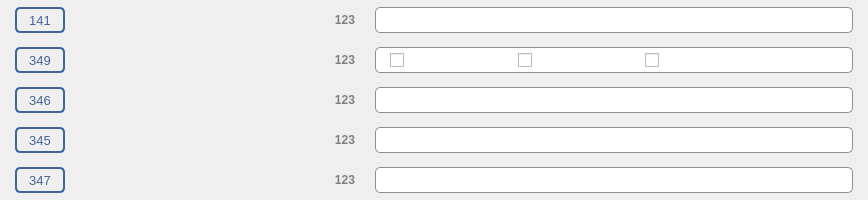
<?xml version="1.0" encoding="UTF-8"?>
<ui version="4.0">
 <class>AttributeLayer</class>
 <widget class="QWidget" name="AttributeLayer">
  <property name="geometry">
   <rect>
    <x>0</x>
    <y>0</y>
    <width>868</width>
    <height>200</height>
   </rect>
  </property>
  <layout class="QVBoxLayout" name="verticalLayout">
   <property name="spacing">
    <number>0</number>
   </property>
   <property name="leftMargin">
    <number>0</number>
   </property>
   <property name="topMargin">
    <number>0</number>
   </property>
   <property name="rightMargin">
    <number>0</number>
   </property>
   <property name="bottomMargin">
    <number>0</number>
   </property>
   <item>
    <widget class="QWidget" name="line_141" native="true">
     <property name="minimumSize">
      <size>
       <width>0</width>
       <height>40</height>
      </size>
     </property>
     <property name="focusPolicy">
      <enum>Qt::ClickFocus</enum>
     </property>
     <layout class="QHBoxLayout" name="horizontalLayout">
      <property name="spacing">
       <number>10</number>
      </property>
      <property name="leftMargin">
       <number>15</number>
      </property>
      <property name="topMargin">
       <number>7</number>
      </property>
      <property name="rightMargin">
       <number>15</number>
      </property>
      <property name="bottomMargin">
       <number>7</number>
      </property>
      <item>
       <widget class="QLabel" name="num_141">
        <property name="minimumSize">
         <size>
          <width>50</width>
          <height>26</height>
         </size>
        </property>
        <property name="maximumSize">
         <size>
          <width>50</width>
          <height>26</height>
         </size>
        </property>
        <property name="font">
         <font>
          <family>Segoe UI</family>
          <pointsize>10</pointsize>
         </font>
        </property>
        <property name="toolTip">
         <string>Attribut Allplan</string>
        </property>
        <property name="styleSheet">
         <string notr="true">QLabel{border: 2px solid #416596; border-radius: 5px; color: #416596; }</string>
        </property>
        <property name="text">
         <string notr="true">141</string>
        </property>
        <property name="alignment">
         <set>Qt::AlignCenter</set>
        </property>
       </widget>
      </item>
      <item>
       <widget class="QLabel" name="name_141">
        <property name="minimumSize">
         <size>
          <width>240</width>
          <height>26</height>
         </size>
        </property>
        <property name="maximumSize">
         <size>
          <width>240</width>
          <height>26</height>
         </size>
        </property>
        <property name="font">
         <font>
          <family>Segoe UI</family>
          <pointsize>10</pointsize>
          <weight>75</weight>
          <bold>true</bold>
         </font>
        </property>
       </widget>
      </item>
      <item>
       <widget class="QLabel" name="type_141">
        <property name="minimumSize">
         <size>
          <width>40</width>
          <height>26</height>
         </size>
        </property>
        <property name="maximumSize">
         <size>
          <width>40</width>
          <height>26</height>
         </size>
        </property>
        <property name="font">
         <font>
          <family>Segoe UI</family>
          <pointsize>9</pointsize>
          <weight>75</weight>
          <bold>true</bold>
         </font>
        </property>
        <property name="toolTip">
         <string>Nombre entier</string>
        </property>
        <property name="styleSheet">
         <string notr="true">QLabel{color: grey; }</string>
        </property>
        <property name="text">
         <string notr="true">123</string>
        </property>
        <property name="alignment">
         <set>Qt::AlignCenter</set>
        </property>
       </widget>
      </item>
      <item>
       <widget class="QWidget" name="group_141" native="true">
        <layout class="QHBoxLayout" name="layer_layer">
         <property name="spacing">
          <number>0</number>
         </property>
         <property name="leftMargin">
          <number>0</number>
         </property>
         <property name="topMargin">
          <number>0</number>
         </property>
         <property name="rightMargin">
          <number>0</number>
         </property>
         <property name="bottomMargin">
          <number>0</number>
         </property>
         <item>
          <widget class="QComboBox" name="value_141">
           <property name="minimumSize">
            <size>
             <width>100</width>
             <height>26</height>
            </size>
           </property>
           <property name="maximumSize">
            <size>
             <width>16777215</width>
             <height>26</height>
            </size>
           </property>
           <property name="font">
            <font>
             <family>Segoe UI</family>
             <pointsize>10</pointsize>
            </font>
           </property>
           <property name="focusPolicy">
            <enum>Qt::StrongFocus</enum>
           </property>
           <property name="styleSheet">
            <string notr="true">QComboBox { border: 1px solid #8f8f91; border-right-width: 0px; padding-right: 1px; border-top-left-radius:5px; border-bottom-left-radius:5px; padding-left: 5px; }
QComboBox::drop-down{width: 27px; padding-left: 1px; padding-right: 1px; background-color: #FFFFFF; }
QComboBox::drop-down:hover{border: 1px solid #8f8f91; border-top-width: 0px; border-bottom-width: 0px; padding: 0px; background-color: qlineargradient(spread:pad, x1:0, y1:0, x2:0, y2:1, stop:0 #F8F8F8, stop:1 #8FADCC); }
QComboBox::drop-down:pressed{border: 1px solid #8f8f91; border-top-width: 0px; border-bottom-width: 0px; padding: 0px; background-color: qlineargradient(spread:pad, x1:0, y1:0, x2:0, y2:1, stop:0 #8FADCC, stop:1 #F8F8F8); }
QComboBox::down-arrow {image: url(:/Images/spin_down.svg); width: 12px; height: 12px; }
QComboBox QAbstractItemView{background-color:#FFFFFF; }
QFontComboBox QAbstractItemView::item:hover {background: #BAD0E7; }</string>
           </property>
           <property name="editable">
            <bool>true</bool>
           </property>
           <property name="sizeAdjustPolicy">
            <enum>QComboBox::AdjustToMinimumContentsLengthWithIcon</enum>
           </property>
          </widget>
         </item>
         <item>
          <widget class="QLabel" name="index_141">
           <property name="minimumSize">
            <size>
             <width>40</width>
             <height>26</height>
            </size>
           </property>
           <property name="maximumSize">
            <size>
             <width>40</width>
             <height>26</height>
            </size>
           </property>
           <property name="font">
            <font>
             <family>Segoe UI</family>
             <pointsize>9</pointsize>
             <weight>75</weight>
             <bold>true</bold>
            </font>
           </property>
           <property name="toolTip">
            <string>Index de l'élément choisi</string>
           </property>
           <property name="styleSheet">
            <string notr="true">QLabel{border: 1px solid #8f8f91; border-left-width: 0px; padding-left: 1px; border-right-width: 0px; padding-right: 1px; color: grey; background-color:#FFFFFF; }</string>
           </property>
           <property name="alignment">
            <set>Qt::AlignCenter</set>
           </property>
          </widget>
         </item>
         <item>
          <widget class="QPushButton" name="lock_141">
           <property name="minimumSize">
            <size>
             <width>40</width>
             <height>26</height>
            </size>
           </property>
           <property name="maximumSize">
            <size>
             <width>40</width>
             <height>26</height>
            </size>
           </property>
           <property name="font">
            <font>
             <family>Segoe UI</family>
             <pointsize>10</pointsize>
            </font>
           </property>
           <property name="toolTip">
            <string>Liste des layers</string>
           </property>
           <property name="styleSheet">
            <string notr="true">QPushButton{border: 1px solid #8f8f91; border-left-width: 0px; padding-left: 1px;  border-top-right-radius: 5px ; border-bottom-right-radius: 5px; background-color:#FFFFFF; }
QPushButton:hover{border-left-width: 1px; padding: 0px; background-color: qlineargradient(spread:pad, x1:0, y1:0, x2:0, y2:1, stop:0 #F8F8F8, stop:1 #8FADCC); }
QPushButton:pressed{border-left-width: 1px; padding: 0px; background-color: qlineargradient(spread:pad, x1:0, y1:0, x2:0, y2:1, stop:0 #8FADCC, stop:1 #F8F8F8); }</string>
           </property>
           <property name="text">
            <string/>
           </property>
           <property name="icon">
            <iconset resource="../icones/icons.qrc">
             <normaloff>:/Images/layer.png</normaloff>:/Images/layer.png</iconset>
           </property>
           <property name="iconSize">
            <size>
             <width>16</width>
             <height>16</height>
            </size>
           </property>
           <property name="flat">
            <bool>true</bool>
           </property>
          </widget>
         </item>
        </layout>
       </widget>
      </item>
     </layout>
    </widget>
   </item>
   <item>
    <widget class="QWidget" name="line_349" native="true">
     <property name="minimumSize">
      <size>
       <width>0</width>
       <height>40</height>
      </size>
     </property>
     <property name="focusPolicy">
      <enum>Qt::ClickFocus</enum>
     </property>
     <layout class="QHBoxLayout" name="horizontalLayout_2">
      <property name="spacing">
       <number>10</number>
      </property>
      <property name="leftMargin">
       <number>15</number>
      </property>
      <property name="topMargin">
       <number>7</number>
      </property>
      <property name="rightMargin">
       <number>15</number>
      </property>
      <property name="bottomMargin">
       <number>7</number>
      </property>
      <item>
       <widget class="QLabel" name="num_349">
        <property name="minimumSize">
         <size>
          <width>50</width>
          <height>26</height>
         </size>
        </property>
        <property name="maximumSize">
         <size>
          <width>50</width>
          <height>26</height>
         </size>
        </property>
        <property name="font">
         <font>
          <family>Segoe UI</family>
          <pointsize>10</pointsize>
         </font>
        </property>
        <property name="toolTip">
         <string>Attribut Allplan</string>
        </property>
        <property name="styleSheet">
         <string notr="true">QLabel{border: 2px solid #416596; border-radius: 5px; color: #416596; }</string>
        </property>
        <property name="text">
         <string notr="true">349</string>
        </property>
        <property name="alignment">
         <set>Qt::AlignCenter</set>
        </property>
       </widget>
      </item>
      <item>
       <widget class="QLabel" name="name_349">
        <property name="minimumSize">
         <size>
          <width>240</width>
          <height>26</height>
         </size>
        </property>
        <property name="maximumSize">
         <size>
          <width>240</width>
          <height>26</height>
         </size>
        </property>
        <property name="font">
         <font>
          <family>Segoe UI</family>
          <pointsize>10</pointsize>
          <weight>75</weight>
          <bold>true</bold>
         </font>
        </property>
       </widget>
      </item>
      <item>
       <widget class="QLabel" name="type_349">
        <property name="minimumSize">
         <size>
          <width>40</width>
          <height>26</height>
         </size>
        </property>
        <property name="maximumSize">
         <size>
          <width>40</width>
          <height>26</height>
         </size>
        </property>
        <property name="font">
         <font>
          <family>Segoe UI</family>
          <pointsize>9</pointsize>
          <weight>75</weight>
          <bold>true</bold>
         </font>
        </property>
        <property name="toolTip">
         <string>Nombre entier</string>
        </property>
        <property name="styleSheet">
         <string notr="true">QLabel{color: grey; }</string>
        </property>
        <property name="text">
         <string notr="true">123</string>
        </property>
        <property name="alignment">
         <set>Qt::AlignCenter</set>
        </property>
       </widget>
      </item>
      <item>
       <widget class="QWidget" name="group_349" native="true">
        <property name="styleSheet">
         <string notr="true">QWidget#group_349 {border: 1px solid #8f8f91; border-radius:5px; background-color:#FFFFFF}</string>
        </property>
        <layout class="QHBoxLayout" name="horizontalLayout_5">
         <property name="spacing">
          <number>0</number>
         </property>
         <property name="leftMargin">
          <number>15</number>
         </property>
         <property name="topMargin">
          <number>0</number>
         </property>
         <property name="rightMargin">
          <number>0</number>
         </property>
         <property name="bottomMargin">
          <number>0</number>
         </property>
         <item>
          <widget class="QCheckBox" name="value_349_stroke">
           <property name="minimumSize">
            <size>
             <width>0</width>
             <height>26</height>
            </size>
           </property>
           <property name="maximumSize">
            <size>
             <width>16777215</width>
             <height>26</height>
            </size>
           </property>
           <property name="font">
            <font>
             <family>Segoe UI</family>
             <pointsize>10</pointsize>
             <weight>75</weight>
             <bold>true</bold>
            </font>
           </property>
           <property name="toolTip">
            <string>Plume</string>
           </property>
           <property name="text">
            <string/>
           </property>
           <property name="icon">
            <iconset resource="../icones/icons.qrc">
             <normaloff>:/Images/pen.svg</normaloff>:/Images/pen.svg</iconset>
           </property>
           <property name="iconSize">
            <size>
             <width>18</width>
             <height>18</height>
            </size>
           </property>
          </widget>
         </item>
         <item>
          <widget class="QCheckBox" name="value_349_pen">
           <property name="minimumSize">
            <size>
             <width>0</width>
             <height>26</height>
            </size>
           </property>
           <property name="maximumSize">
            <size>
             <width>16777215</width>
             <height>26</height>
            </size>
           </property>
           <property name="font">
            <font>
             <family>Segoe UI</family>
             <pointsize>10</pointsize>
             <weight>75</weight>
             <bold>true</bold>
            </font>
           </property>
           <property name="toolTip">
            <string>Trait</string>
           </property>
           <property name="text">
            <string/>
           </property>
           <property name="icon">
            <iconset resource="../icones/icons.qrc">
             <normaloff>:/Images/line.svg</normaloff>:/Images/line.svg</iconset>
           </property>
           <property name="iconSize">
            <size>
             <width>18</width>
             <height>18</height>
            </size>
           </property>
          </widget>
         </item>
         <item>
          <widget class="QCheckBox" name="value_349_color">
           <property name="minimumSize">
            <size>
             <width>0</width>
             <height>26</height>
            </size>
           </property>
           <property name="maximumSize">
            <size>
             <width>16777215</width>
             <height>26</height>
            </size>
           </property>
           <property name="font">
            <font>
             <family>Segoe UI</family>
             <pointsize>10</pointsize>
             <weight>75</weight>
             <bold>true</bold>
            </font>
           </property>
           <property name="toolTip">
            <string>Couleur</string>
           </property>
           <property name="text">
            <string/>
           </property>
           <property name="icon">
            <iconset resource="../icones/icons.qrc">
             <normaloff>:/Images/color.png</normaloff>:/Images/color.png</iconset>
           </property>
           <property name="iconSize">
            <size>
             <width>18</width>
             <height>18</height>
            </size>
           </property>
          </widget>
         </item>
         <item>
          <widget class="QLabel" name="index_349">
           <property name="minimumSize">
            <size>
             <width>40</width>
             <height>26</height>
            </size>
           </property>
           <property name="maximumSize">
            <size>
             <width>40</width>
             <height>26</height>
            </size>
           </property>
           <property name="font">
            <font>
             <family>Segoe UI</family>
             <pointsize>9</pointsize>
             <weight>75</weight>
             <bold>true</bold>
            </font>
           </property>
           <property name="toolTip">
            <string>Index de l'élément choisi</string>
           </property>
           <property name="styleSheet">
            <string notr="true">QLabel{color: grey; }</string>
           </property>
           <property name="alignment">
            <set>Qt::AlignCenter</set>
           </property>
          </widget>
         </item>
         <item>
          <widget class="QLabel" name="title_349">
           <property name="minimumSize">
            <size>
             <width>40</width>
             <height>26</height>
            </size>
           </property>
           <property name="maximumSize">
            <size>
             <width>40</width>
             <height>26</height>
            </size>
           </property>
           <property name="font">
            <font>
             <family>Segoe UI</family>
             <pointsize>10</pointsize>
             <weight>75</weight>
             <bold>true</bold>
            </font>
           </property>
          </widget>
         </item>
        </layout>
       </widget>
      </item>
     </layout>
    </widget>
   </item>
   <item>
    <widget class="QWidget" name="line_346" native="true">
     <property name="minimumSize">
      <size>
       <width>0</width>
       <height>40</height>
      </size>
     </property>
     <property name="focusPolicy">
      <enum>Qt::ClickFocus</enum>
     </property>
     <layout class="QHBoxLayout" name="horizontalLayout_3">
      <property name="spacing">
       <number>10</number>
      </property>
      <property name="leftMargin">
       <number>15</number>
      </property>
      <property name="topMargin">
       <number>7</number>
      </property>
      <property name="rightMargin">
       <number>15</number>
      </property>
      <property name="bottomMargin">
       <number>7</number>
      </property>
      <item>
       <widget class="QLabel" name="num_346">
        <property name="minimumSize">
         <size>
          <width>50</width>
          <height>26</height>
         </size>
        </property>
        <property name="maximumSize">
         <size>
          <width>50</width>
          <height>26</height>
         </size>
        </property>
        <property name="font">
         <font>
          <family>Segoe UI</family>
          <pointsize>10</pointsize>
         </font>
        </property>
        <property name="toolTip">
         <string>Attribut Allplan</string>
        </property>
        <property name="styleSheet">
         <string notr="true">QLabel{border: 2px solid #416596; border-radius: 5px; color: #416596; }</string>
        </property>
        <property name="text">
         <string notr="true">346</string>
        </property>
        <property name="alignment">
         <set>Qt::AlignCenter</set>
        </property>
       </widget>
      </item>
      <item>
       <widget class="QLabel" name="name_346">
        <property name="minimumSize">
         <size>
          <width>240</width>
          <height>26</height>
         </size>
        </property>
        <property name="maximumSize">
         <size>
          <width>240</width>
          <height>26</height>
         </size>
        </property>
        <property name="font">
         <font>
          <family>Segoe UI</family>
          <pointsize>10</pointsize>
          <weight>75</weight>
          <bold>true</bold>
         </font>
        </property>
       </widget>
      </item>
      <item>
       <widget class="QLabel" name="type_346">
        <property name="minimumSize">
         <size>
          <width>40</width>
          <height>26</height>
         </size>
        </property>
        <property name="maximumSize">
         <size>
          <width>40</width>
          <height>26</height>
         </size>
        </property>
        <property name="font">
         <font>
          <family>Segoe UI</family>
          <pointsize>9</pointsize>
          <weight>75</weight>
          <bold>true</bold>
         </font>
        </property>
        <property name="toolTip">
         <string>Nombre entier</string>
        </property>
        <property name="styleSheet">
         <string notr="true">QLabel{color: grey; }</string>
        </property>
        <property name="text">
         <string notr="true">123</string>
        </property>
        <property name="alignment">
         <set>Qt::AlignCenter</set>
        </property>
       </widget>
      </item>
      <item>
       <widget class="QWidget" name="group_346" native="true">
        <layout class="QHBoxLayout" name="epaisseur_layer">
         <property name="spacing">
          <number>0</number>
         </property>
         <property name="leftMargin">
          <number>0</number>
         </property>
         <property name="topMargin">
          <number>0</number>
         </property>
         <property name="rightMargin">
          <number>0</number>
         </property>
         <property name="bottomMargin">
          <number>0</number>
         </property>
         <item>
          <widget class="QComboBox" name="value_346">
           <property name="minimumSize">
            <size>
             <width>100</width>
             <height>26</height>
            </size>
           </property>
           <property name="maximumSize">
            <size>
             <width>16777215</width>
             <height>26</height>
            </size>
           </property>
           <property name="font">
            <font>
             <family>Segoe UI</family>
             <pointsize>10</pointsize>
            </font>
           </property>
           <property name="focusPolicy">
            <enum>Qt::StrongFocus</enum>
           </property>
           <property name="styleSheet">
            <string notr="true">QComboBox { border: 1px solid #8f8f91; border-right-width: 0px; padding-right: 1px; border-top-left-radius:5px; border-bottom-left-radius:5px; padding-left: 5px; }
QComboBox::drop-down{width: 27px; padding-left: 1px; padding-right: 1px; background-color: #FFFFFF; }
QComboBox::drop-down:hover{border: 1px solid #8f8f91; border-top-width: 0px; border-bottom-width: 0px; padding: 0px; background-color: qlineargradient(spread:pad, x1:0, y1:0, x2:0, y2:1, stop:0 #F8F8F8, stop:1 #8FADCC); }
QComboBox::drop-down:pressed{border: 1px solid #8f8f91; border-top-width: 0px; border-bottom-width: 0px; padding: 0px; background-color: qlineargradient(spread:pad, x1:0, y1:0, x2:0, y2:1, stop:0 #8FADCC, stop:1 #F8F8F8); }
QComboBox::down-arrow {image: url(:/Images/spin_down.svg); width: 12px; height: 12px; }
QComboBox QAbstractItemView{background-color:#FFFFFF; }
QFontComboBox QAbstractItemView::item:hover {background: #BAD0E7; }</string>
           </property>
           <property name="editable">
            <bool>true</bool>
           </property>
           <property name="sizeAdjustPolicy">
            <enum>QComboBox::AdjustToMinimumContentsLengthWithIcon</enum>
           </property>
           <property name="iconSize">
            <size>
             <width>200</width>
             <height>18</height>
            </size>
           </property>
          </widget>
         </item>
         <item>
          <widget class="QLabel" name="index_346">
           <property name="minimumSize">
            <size>
             <width>40</width>
             <height>26</height>
            </size>
           </property>
           <property name="maximumSize">
            <size>
             <width>40</width>
             <height>26</height>
            </size>
           </property>
           <property name="font">
            <font>
             <family>Segoe UI</family>
             <pointsize>9</pointsize>
             <weight>75</weight>
             <bold>true</bold>
            </font>
           </property>
           <property name="toolTip">
            <string>Index de l'élément choisi</string>
           </property>
           <property name="styleSheet">
            <string notr="true">QLabel{border: 1px solid #8f8f91; border-left-width: 0px; padding-left: 1px; border-right-width: 0px; padding-right: 1px; color: grey; background-color:#FFFFFF; }</string>
           </property>
           <property name="alignment">
            <set>Qt::AlignCenter</set>
           </property>
          </widget>
         </item>
         <item>
          <widget class="QPushButton" name="lock_346">
           <property name="enabled">
            <bool>false</bool>
           </property>
           <property name="minimumSize">
            <size>
             <width>40</width>
             <height>26</height>
            </size>
           </property>
           <property name="maximumSize">
            <size>
             <width>40</width>
             <height>26</height>
            </size>
           </property>
           <property name="font">
            <font>
             <family>Segoe UI</family>
             <pointsize>10</pointsize>
            </font>
           </property>
           <property name="focusPolicy">
            <enum>Qt::NoFocus</enum>
           </property>
           <property name="toolTip">
            <string>Cette liste déroulante n'est pas éditable</string>
           </property>
           <property name="styleSheet">
            <string notr="true">QPushButton{border: 1px solid #8f8f91; border-left-width: 0px; padding-left: 1px;  border-top-right-radius: 5px ; border-bottom-right-radius: 5px; background-color:#FFFFFF; }</string>
           </property>
           <property name="text">
            <string/>
           </property>
           <property name="icon">
            <iconset resource="../icones/icons.qrc">
             <normaloff>:/Images/lock.svg</normaloff>:/Images/lock.svg</iconset>
           </property>
           <property name="iconSize">
            <size>
             <width>16</width>
             <height>16</height>
            </size>
           </property>
           <property name="flat">
            <bool>true</bool>
           </property>
          </widget>
         </item>
        </layout>
       </widget>
      </item>
     </layout>
    </widget>
   </item>
   <item>
    <widget class="QWidget" name="line_345" native="true">
     <property name="minimumSize">
      <size>
       <width>0</width>
       <height>40</height>
      </size>
     </property>
     <property name="focusPolicy">
      <enum>Qt::ClickFocus</enum>
     </property>
     <layout class="QHBoxLayout" name="horizontalLayout_4">
      <property name="spacing">
       <number>10</number>
      </property>
      <property name="leftMargin">
       <number>15</number>
      </property>
      <property name="topMargin">
       <number>7</number>
      </property>
      <property name="rightMargin">
       <number>15</number>
      </property>
      <property name="bottomMargin">
       <number>7</number>
      </property>
      <item>
       <widget class="QLabel" name="num_345">
        <property name="minimumSize">
         <size>
          <width>50</width>
          <height>26</height>
         </size>
        </property>
        <property name="maximumSize">
         <size>
          <width>50</width>
          <height>26</height>
         </size>
        </property>
        <property name="font">
         <font>
          <family>Segoe UI</family>
          <pointsize>10</pointsize>
         </font>
        </property>
        <property name="toolTip">
         <string>Attribut Allplan</string>
        </property>
        <property name="styleSheet">
         <string notr="true">QLabel{border: 2px solid #416596; border-radius: 5px; color: #416596; }</string>
        </property>
        <property name="text">
         <string notr="true">345</string>
        </property>
        <property name="alignment">
         <set>Qt::AlignCenter</set>
        </property>
       </widget>
      </item>
      <item>
       <widget class="QLabel" name="name_345">
        <property name="minimumSize">
         <size>
          <width>240</width>
          <height>26</height>
         </size>
        </property>
        <property name="maximumSize">
         <size>
          <width>240</width>
          <height>26</height>
         </size>
        </property>
        <property name="font">
         <font>
          <family>Segoe UI</family>
          <pointsize>10</pointsize>
          <weight>75</weight>
          <bold>true</bold>
         </font>
        </property>
       </widget>
      </item>
      <item>
       <widget class="QLabel" name="type_345">
        <property name="minimumSize">
         <size>
          <width>40</width>
          <height>26</height>
         </size>
        </property>
        <property name="maximumSize">
         <size>
          <width>40</width>
          <height>26</height>
         </size>
        </property>
        <property name="font">
         <font>
          <family>Segoe UI</family>
          <pointsize>9</pointsize>
          <weight>75</weight>
          <bold>true</bold>
         </font>
        </property>
        <property name="toolTip">
         <string>Nombre entier</string>
        </property>
        <property name="styleSheet">
         <string notr="true">QLabel{color: grey; }</string>
        </property>
        <property name="text">
         <string notr="true">123</string>
        </property>
        <property name="alignment">
         <set>Qt::AlignCenter</set>
        </property>
       </widget>
      </item>
      <item>
       <widget class="QWidget" name="group_345" native="true">
        <layout class="QHBoxLayout" name="type_layer">
         <property name="spacing">
          <number>0</number>
         </property>
         <property name="leftMargin">
          <number>0</number>
         </property>
         <property name="topMargin">
          <number>0</number>
         </property>
         <property name="rightMargin">
          <number>0</number>
         </property>
         <property name="bottomMargin">
          <number>0</number>
         </property>
         <item>
          <widget class="QComboBox" name="value_345">
           <property name="minimumSize">
            <size>
             <width>100</width>
             <height>26</height>
            </size>
           </property>
           <property name="maximumSize">
            <size>
             <width>16777215</width>
             <height>26</height>
            </size>
           </property>
           <property name="font">
            <font>
             <family>Segoe UI</family>
             <pointsize>10</pointsize>
            </font>
           </property>
           <property name="focusPolicy">
            <enum>Qt::StrongFocus</enum>
           </property>
           <property name="styleSheet">
            <string notr="true">QComboBox { border: 1px solid #8f8f91; border-right-width: 0px; padding-right: 1px; border-top-left-radius:5px; border-bottom-left-radius:5px; padding-left: 5px; }
QComboBox::drop-down{width: 27px; padding-left: 1px; padding-right: 1px; background-color: #FFFFFF; }
QComboBox::drop-down:hover{border: 1px solid #8f8f91; border-top-width: 0px; border-bottom-width: 0px; padding: 0px; background-color: qlineargradient(spread:pad, x1:0, y1:0, x2:0, y2:1, stop:0 #F8F8F8, stop:1 #8FADCC); }
QComboBox::drop-down:pressed{border: 1px solid #8f8f91; border-top-width: 0px; border-bottom-width: 0px; padding: 0px; background-color: qlineargradient(spread:pad, x1:0, y1:0, x2:0, y2:1, stop:0 #8FADCC, stop:1 #F8F8F8); }
QComboBox::down-arrow {image: url(:/Images/spin_down.svg); width: 12px; height: 12px; }
QComboBox QAbstractItemView{background-color:#FFFFFF; }
QFontComboBox QAbstractItemView::item:hover {background: #BAD0E7; }</string>
           </property>
           <property name="editable">
            <bool>true</bool>
           </property>
           <property name="sizeAdjustPolicy">
            <enum>QComboBox::AdjustToMinimumContentsLengthWithIcon</enum>
           </property>
           <property name="iconSize">
            <size>
             <width>200</width>
             <height>18</height>
            </size>
           </property>
          </widget>
         </item>
         <item>
          <widget class="QLabel" name="index_345">
           <property name="minimumSize">
            <size>
             <width>40</width>
             <height>26</height>
            </size>
           </property>
           <property name="maximumSize">
            <size>
             <width>40</width>
             <height>26</height>
            </size>
           </property>
           <property name="font">
            <font>
             <family>Segoe UI</family>
             <pointsize>9</pointsize>
             <weight>75</weight>
             <bold>true</bold>
            </font>
           </property>
           <property name="toolTip">
            <string>Index de l'élément choisi</string>
           </property>
           <property name="styleSheet">
            <string notr="true">QLabel{border: 1px solid #8f8f91; border-left-width: 0px; padding-left: 1px; border-right-width: 0px; padding-right: 1px; color: grey; background-color:#FFFFFF; }</string>
           </property>
           <property name="alignment">
            <set>Qt::AlignCenter</set>
           </property>
          </widget>
         </item>
         <item>
          <widget class="QPushButton" name="lock_345">
           <property name="enabled">
            <bool>false</bool>
           </property>
           <property name="minimumSize">
            <size>
             <width>40</width>
             <height>26</height>
            </size>
           </property>
           <property name="maximumSize">
            <size>
             <width>40</width>
             <height>26</height>
            </size>
           </property>
           <property name="font">
            <font>
             <family>Segoe UI</family>
             <pointsize>10</pointsize>
            </font>
           </property>
           <property name="focusPolicy">
            <enum>Qt::NoFocus</enum>
           </property>
           <property name="toolTip">
            <string>Cette liste déroulante n'est pas éditable</string>
           </property>
           <property name="styleSheet">
            <string notr="true">QPushButton{border: 1px solid #8f8f91; border-left-width: 0px; padding-left: 1px;  border-top-right-radius: 5px ; border-bottom-right-radius: 5px; background-color:#FFFFFF; }</string>
           </property>
           <property name="text">
            <string/>
           </property>
           <property name="icon">
            <iconset resource="../icones/icons.qrc">
             <normaloff>:/Images/lock.svg</normaloff>:/Images/lock.svg</iconset>
           </property>
           <property name="iconSize">
            <size>
             <width>16</width>
             <height>16</height>
            </size>
           </property>
           <property name="flat">
            <bool>true</bool>
           </property>
          </widget>
         </item>
        </layout>
       </widget>
      </item>
     </layout>
    </widget>
   </item>
   <item>
    <widget class="QWidget" name="line_347" native="true">
     <property name="minimumSize">
      <size>
       <width>0</width>
       <height>40</height>
      </size>
     </property>
     <property name="focusPolicy">
      <enum>Qt::ClickFocus</enum>
     </property>
     <layout class="QHBoxLayout" name="horizontalLayout_6">
      <property name="spacing">
       <number>10</number>
      </property>
      <property name="leftMargin">
       <number>15</number>
      </property>
      <property name="topMargin">
       <number>7</number>
      </property>
      <property name="rightMargin">
       <number>15</number>
      </property>
      <property name="bottomMargin">
       <number>7</number>
      </property>
      <item>
       <widget class="QLabel" name="num_347">
        <property name="minimumSize">
         <size>
          <width>50</width>
          <height>26</height>
         </size>
        </property>
        <property name="maximumSize">
         <size>
          <width>50</width>
          <height>26</height>
         </size>
        </property>
        <property name="font">
         <font>
          <family>Segoe UI</family>
          <pointsize>10</pointsize>
         </font>
        </property>
        <property name="toolTip">
         <string>Attribut Allplan</string>
        </property>
        <property name="styleSheet">
         <string notr="true">QLabel{border: 2px solid #416596; border-radius: 5px; color: #416596; }</string>
        </property>
        <property name="text">
         <string notr="true">347</string>
        </property>
        <property name="alignment">
         <set>Qt::AlignCenter</set>
        </property>
       </widget>
      </item>
      <item>
       <widget class="QLabel" name="name_347">
        <property name="minimumSize">
         <size>
          <width>240</width>
          <height>26</height>
         </size>
        </property>
        <property name="maximumSize">
         <size>
          <width>240</width>
          <height>26</height>
         </size>
        </property>
        <property name="font">
         <font>
          <family>Segoe UI</family>
          <pointsize>10</pointsize>
          <weight>75</weight>
          <bold>true</bold>
         </font>
        </property>
       </widget>
      </item>
      <item>
       <widget class="QLabel" name="type_347">
        <property name="minimumSize">
         <size>
          <width>40</width>
          <height>26</height>
         </size>
        </property>
        <property name="maximumSize">
         <size>
          <width>40</width>
          <height>26</height>
         </size>
        </property>
        <property name="font">
         <font>
          <family>Segoe UI</family>
          <pointsize>9</pointsize>
          <weight>75</weight>
          <bold>true</bold>
         </font>
        </property>
        <property name="toolTip">
         <string>Nombre entier</string>
        </property>
        <property name="styleSheet">
         <string notr="true">QLabel{color: grey; }</string>
        </property>
        <property name="text">
         <string notr="true">123</string>
        </property>
        <property name="alignment">
         <set>Qt::AlignCenter</set>
        </property>
       </widget>
      </item>
      <item>
       <widget class="QWidget" name="group_347" native="true">
        <layout class="QHBoxLayout" name="couleur_layer">
         <property name="spacing">
          <number>0</number>
         </property>
         <property name="leftMargin">
          <number>0</number>
         </property>
         <property name="topMargin">
          <number>0</number>
         </property>
         <property name="rightMargin">
          <number>0</number>
         </property>
         <property name="bottomMargin">
          <number>0</number>
         </property>
         <item>
          <widget class="QComboBox" name="value_347">
           <property name="minimumSize">
            <size>
             <width>100</width>
             <height>26</height>
            </size>
           </property>
           <property name="maximumSize">
            <size>
             <width>16777215</width>
             <height>26</height>
            </size>
           </property>
           <property name="font">
            <font>
             <family>Segoe UI</family>
             <pointsize>10</pointsize>
            </font>
           </property>
           <property name="focusPolicy">
            <enum>Qt::StrongFocus</enum>
           </property>
           <property name="styleSheet">
            <string notr="true">QComboBox { border: 1px solid #8f8f91; border-right-width: 0px; padding-right: 1px; border-top-left-radius:5px; border-bottom-left-radius:5px; padding-left: 5px; }
QComboBox::drop-down{width: 27px; padding-left: 1px; padding-right: 1px; background-color: #FFFFFF; }
QComboBox::drop-down:hover{border: 1px solid #8f8f91; border-top-width: 0px; border-bottom-width: 0px; padding: 0px; background-color: qlineargradient(spread:pad, x1:0, y1:0, x2:0, y2:1, stop:0 #F8F8F8, stop:1 #8FADCC); }
QComboBox::drop-down:pressed{border: 1px solid #8f8f91; border-top-width: 0px; border-bottom-width: 0px; padding: 0px; background-color: qlineargradient(spread:pad, x1:0, y1:0, x2:0, y2:1, stop:0 #8FADCC, stop:1 #F8F8F8); }
QComboBox::down-arrow {image: url(:/Images/spin_down.svg); width: 12px; height: 12px; }
QComboBox QAbstractItemView{background-color:#FFFFFF; }
QFontComboBox QAbstractItemView::item:hover {background: #BAD0E7; }</string>
           </property>
           <property name="editable">
            <bool>true</bool>
           </property>
           <property name="sizeAdjustPolicy">
            <enum>QComboBox::AdjustToMinimumContentsLengthWithIcon</enum>
           </property>
           <property name="iconSize">
            <size>
             <width>200</width>
             <height>18</height>
            </size>
           </property>
          </widget>
         </item>
         <item>
          <widget class="QLabel" name="index_347">
           <property name="minimumSize">
            <size>
             <width>40</width>
             <height>26</height>
            </size>
           </property>
           <property name="maximumSize">
            <size>
             <width>40</width>
             <height>26</height>
            </size>
           </property>
           <property name="font">
            <font>
             <family>Segoe UI</family>
             <pointsize>9</pointsize>
             <weight>75</weight>
             <bold>true</bold>
            </font>
           </property>
           <property name="toolTip">
            <string>Index de l'élément choisi</string>
           </property>
           <property name="styleSheet">
            <string notr="true">QLabel{border: 1px solid #8f8f91; border-left-width: 0px; padding-left: 1px; border-right-width: 0px; padding-right: 1px; color: grey; background-color:#FFFFFF; }</string>
           </property>
           <property name="alignment">
            <set>Qt::AlignCenter</set>
           </property>
          </widget>
         </item>
         <item>
          <widget class="QPushButton" name="lock_347">
           <property name="enabled">
            <bool>false</bool>
           </property>
           <property name="minimumSize">
            <size>
             <width>40</width>
             <height>26</height>
            </size>
           </property>
           <property name="maximumSize">
            <size>
             <width>40</width>
             <height>26</height>
            </size>
           </property>
           <property name="font">
            <font>
             <family>Segoe UI</family>
             <pointsize>10</pointsize>
            </font>
           </property>
           <property name="focusPolicy">
            <enum>Qt::NoFocus</enum>
           </property>
           <property name="toolTip">
            <string>Cette liste déroulante n'est pas éditable</string>
           </property>
           <property name="styleSheet">
            <string notr="true">QPushButton{border: 1px solid #8f8f91; border-left-width: 0px; padding-left: 1px;  border-top-right-radius: 5px ; border-bottom-right-radius: 5px; background-color:#FFFFFF; }</string>
           </property>
           <property name="text">
            <string/>
           </property>
           <property name="icon">
            <iconset resource="../icones/icons.qrc">
             <normaloff>:/Images/lock.svg</normaloff>:/Images/lock.svg</iconset>
           </property>
           <property name="iconSize">
            <size>
             <width>16</width>
             <height>16</height>
            </size>
           </property>
           <property name="flat">
            <bool>true</bool>
           </property>
          </widget>
         </item>
        </layout>
       </widget>
      </item>
     </layout>
    </widget>
   </item>
  </layout>
 </widget>
 <resources>
  <include location="../icones/icons.qrc"/>
 </resources>
 <connections/>
</ui>
